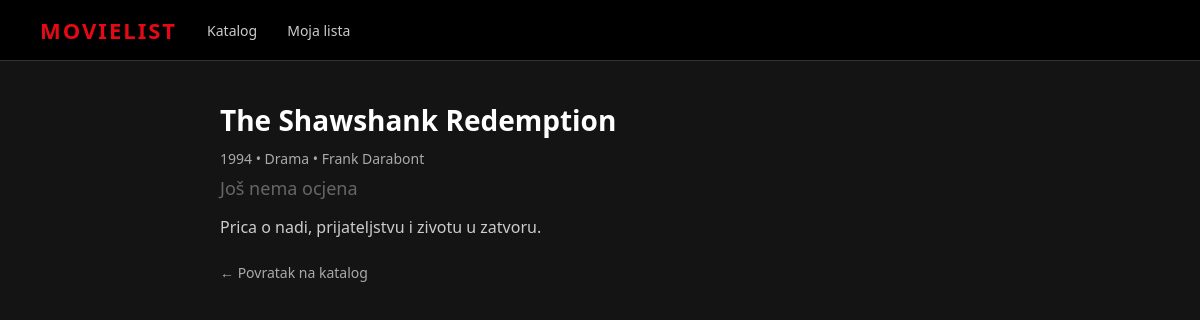
Page /index.php?page=movie&id=1 on the committed database.
### tables this page shows
CREATE TABLE movies (
    id INT UNSIGNED AUTO_INCREMENT PRIMARY KEY,
    title VARCHAR(255) NOT NULL,
    director VARCHAR(150) NOT NULL,
    release_year SMALLINT UNSIGNED NOT NULL,
    genre VARCHAR(100) NOT NULL,
    description TEXT NULL,
    added_by_user_id INT UNSIGNED NULL,
    CONSTRAINT fk_movies_added_by_user
        FOREIGN KEY (added_by_user_id) REFERENCES users(id)
        ON UPDATE CASCADE
        ON DELETE SET NULL,
    CONSTRAINT chk_movies_release_year
        CHECK (release_year BETWEEN 1888 AND 2100)
);

### controllers/MovieController.php (called while the page is built, shortened)
<?php
require_once __DIR__ . '/../models/MovieModel.php';
class MovieController
{
    private MovieModel $movieModel;
    public function __construct()
    {
        $this->movieModel = new MovieModel();
    }
    public function show(int $id): void
    {
        $movie = $this->movieModel->findById($id);
        require __DIR__ . '/../views/movies/show.php';
    }
}

### config/database.php (called while the page is built)
<?php
class Database
{
    private static ?PDO $connection = null;
    public static function getConnection(): PDO
    {
        if (self::$connection === null) {
            $host = 'localhost';
            $db   = 'movielist_nrwa';
            $user = 'root';
            $pass = '';
            $charset = 'utf8mb4';
            $dsn = "mysql:host={$host};dbname={$db};charset={$charset}";
            $options = [
                PDO::ATTR_ERRMODE            => PDO::ERRMODE_EXCEPTION,
                PDO::ATTR_DEFAULT_FETCH_MODE => PDO::FETCH_ASSOC,
                PDO::ATTR_EMULATE_PREPARES   => false,
            ];
            self::$connection = new PDO($dsn, $user, $pass, $options);
        }
        return self::$connection;
    }
}

### models/MovieModel.php (called while the page is built, shortened)
<?php
require_once __DIR__ . '/../config/database.php';
class MovieModel
{
    private PDO $db;
    public function __construct()
    {
        $this->db = Database::getConnection();
    }
    public function findById(int $id): ?array
    {
        $sql = "SELECT m.*, ROUND(AVG(um.rating), 1) AS avg_rating, COUNT(um.rating) AS rating_count
                FROM movies m
                LEFT JOIN user_movies um ON um.movie_id = m.id
                WHERE m.id = ?
                GROUP BY m.id";
        $stmt = $this->db->prepare($sql);
        $stmt->execute([$id]);
        $movie = $stmt->fetch();
        return $movie ?: null;
    }
}

### views/movies/show.php (the view, shortened to what this page needs)
<!DOCTYPE html>
<html lang="hr">
<head>
</head>
<body>
    <nav>
        <span class="logo">MOVIELIST</span>
        <a href="index.php">Katalog</a>
        <a href="index.php?page=my-list">Moja lista</a>
    </nav>
    <div class="container">
        <div class="movie-header">
            <div class="movie-info">
                <h1><?= htmlspecialchars($movie['title']) ?></h1>
                <div class="meta"><?= (int) $movie['release_year'] ?> &bull; <?= htmlspecialchars($movie['genre']) ?> &bull; <?= htmlspecialchars($movie['director']) ?></div>
                <div class="rating">
                    <?php if ($movie['rating_count'] > 0): ?>
                        ★ <?= htmlspecialchars((string) $movie['avg_rating']) ?> / 5
                        <span style="color:#aaa; font-size:14px;">(<?= (int) $movie['rating_count'] ?> ocjena)</span>
                    <?php else: ?>
                        <span style="color:#666;">Još nema ocjena</span>
                    <?php endif; ?>
                </div>
                <div class="description"><?= htmlspecialchars($movie['description'] ?? '') ?></div>
                <a href="index.php" class="back">&larr; Povratak na katalog</a>
            </div>
        </div>
    </div>
</body>
</html>

### views/movies/show.php (style rules this page uses)
* { margin: 0; padding: 0; box-sizing: border-box; }
body { font-family: 'Segoe UI', sans-serif; background: #141414; color: #fff; min-height: 100vh; }
nav { background: #000; padding: 15px 40px; display: flex; align-items: center; gap: 30px; border-bottom: 1px solid #333; }
nav .logo { font-size: 22px; font-weight: bold; color: #e50914; letter-spacing: 2px; }
nav a { color: #ccc; text-decoration: none; font-size: 14px; }
.container { max-width: 800px; margin: 0 auto; padding: 40px 20px; }
.movie-header { display: flex; gap: 30px; margin-bottom: 30px; }
.movie-info h1 { font-size: 28px; margin-bottom: 10px; }
.meta { color: #aaa; font-size: 14px; margin-bottom: 8px; }
.rating { color: #f5c518; font-size: 18px; margin-bottom: 15px; }
.description { color: #ccc; line-height: 1.6; margin-bottom: 20px; }
.back { color: #aaa; text-decoration: none; font-size: 14px; }

### rows in the picture
movies: title "The Shawshank Redemption", release_year "1994", genre "Drama", director "Frank Darabont", description "Prica o nadi, prijateljstvu i zivotu u zatvoru."
